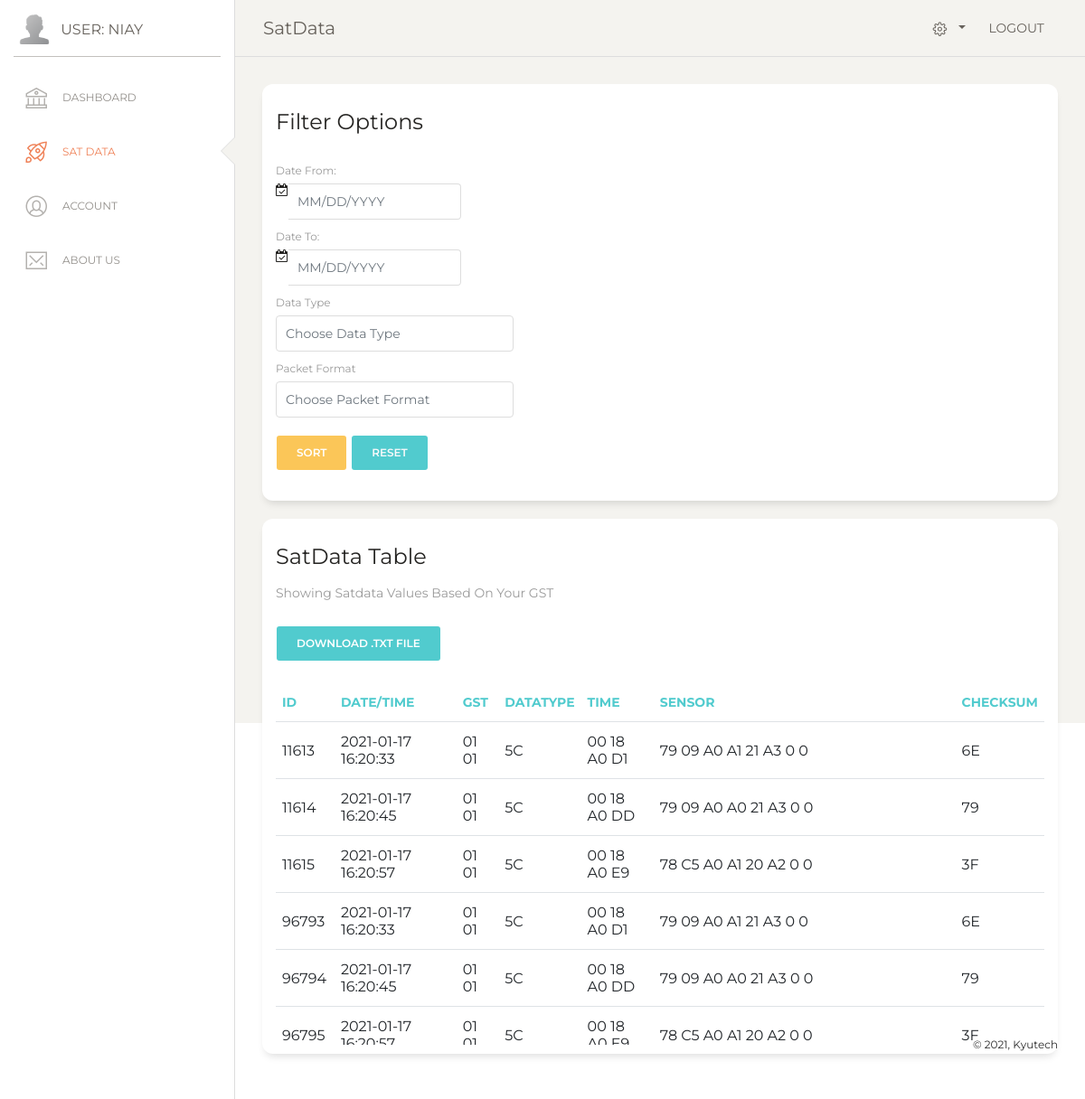
/pages/satdata.php?query=default (signed in), run on the app's committed database.
### tables this page shows
CREATE TABLE `satdata` (
  `idSatData` int(11) NOT NULL,
  `datetimeSatData` datetime NOT NULL,
  `gstidSatData` tinytext NOT NULL,
  `datatypeSatData` tinytext NOT NULL,
  `timeSatData` tinytext NOT NULL,
  `sensorSatData` tinytext NOT NULL,
  `checksumSatData` tinytext NOT NULL,
  `idSatMetaData` int(11) NOT NULL
);

### includes/classautoloader.inc.php (called while the page is built, shortened)
<?php
function myAutoLoader($className) {
    $url = $_SERVER['HTTP_HOST'].$_SERVER['REQUEST_URI'];
    if (strpos($url,'../includes') !== false) {
        $path = '.../classes/';
    } else {
        $path = '../classes/';
    }
    $extension = '.class.php';
}

### classes/dbh.class.php (called while the page is built, shortened)
<?php
 class Dbh {
     private $host = 'localhost';
     private $user = 'root';
     private $pwd = '';
     private $dbName = 'satdata';
     protected function connect() {
         $dsn = 'mysql:host='. $this->host .';dbname=' . $this->dbName;
         $pdo = new PDO($dsn,$this->user,$this->pwd);
         $pdo->setAttribute(PDO::ATTR_DEFAULT_FETCH_MODE,PDO::FETCH_ASSOC);
         return $pdo;
     }
 }

### classes/satdata.class.php (called while the page is built, shortened)
<?php
class SatData extends Dbh {
    protected function getAllBytesByGst($gst ,$argumentslist) {
        if ($argumentslist[0] == "0") {
            $sql = "SELECT * FROM satdata WHERE gstidSatData REGEXP ?";
            $stmt = $this->connect()->prepare($sql);
            $gst = '^'.$gst;
            $stmt->execute([$gst]);
        }
        $results = $stmt->fetchAll();
        return $results;
    }
}

### classes/satdataview.class.php (called while the page is built, shortened)
<?php
class SatDataView extends SatData {
    public function showAllBytesByGst($gst, $argumentslist) {
        $results = $this->getAllBytesByGst($gst, $argumentslist);
        return $results;
    }
}

### pages/satdata.php (the view, shortened to what this page needs)
<?php
  include "header.php";
      if (isset($_GET['query'])){
        $query = $_GET['query'];
      }
?>
<div class="sidebar-wrapper">
  <ul class="nav">
      <?php
            if (isset($_SESSION['userId']) && $_SESSION['userPermission'] != '2') {
              echo '<li>';
            } else {
              echo '<li class="hide">';
            }
      ?>
      <a href="./dashboard.php">
        <i class="nc-icon nc-bank"></i>
        <p>Dashboard</p>
      </a>
    </li>
    <li class="active">
      <a href="./satdata.php?query=default">
        <i class="nc-icon nc-spaceship"></i>
        <p>Sat Data</p>
      </a>
    </li>
    <li>
      <a href="./account.php">
        <i class="nc-icon nc-circle-10"></i>
        <p>Account</p>
      </a>
    </li>
    <li>
      <a href="./about.php">
        <i class="nc-icon nc-email-85"></i>
        <p>About Us</p>
      </a>
    </li>
  </ul>
</div>
</div>
<div class="main-panel" style="height: 100vh;">
  <nav class="navbar navbar-expand-lg navbar-absolute fixed-top navbar-transparent">
    <div class="container-fluid">
      <div class="navbar-wrapper">
        <a class="navbar-brand" href="javascript:;">SatData</a>
      </div>
      <div class="collapse navbar-collapse justify-content-end" id="navigation">
        <ul class="navbar-nav">
          <li class="nav-item btn-rotate dropdown">
            <a class="nav-link dropdown-toggle" href="http://example.com" id="navbarDropdownMenuLink"
              data-toggle="dropdown" aria-haspopup="true" aria-expanded="false">
              <i class="nc-icon nc-settings-gear-65"></i>
            </a>
          </li>
          <li class="nav-item">
            <a href="../includes/logout.inc.php" class="nav-link btn-rotate">
              LOGOUT
            </a>
          </li>
        </ul>
      </div>
    </div>
  </nav>
  <div class="content">
    <div class="row">
      <div class="col-md-12">
        <div class="card">
          <div class="card-header">
            <h4 class="card-title"> Filter Options</h4>
          </div>
          <div class="card-body">
            <form action="../includes/sort.inc.php" method="post">
              <div class="row">
                <div class="bootstrap-iso">
                  <div class="container-fluid">
                    <div class="row">
                      <div class="col-md-12">
                        <div class="form-group ">
                          <label class="control-label">
                            Date From:
                          </label>
                          <div class="input-group">
                            <div class="input-group-addon">
                              <i class="fa fa-calendar-check-o">
                              </i>
                            </div>
                            <input class="form-control" name="datefrom" placeholder="MM/DD/YYYY" type="text">
                          </div>
                        </div>
                      </div>
                    </div>
                  </div>
                </div>
              </div>
              <div class="row">
                <div class="bootstrap-iso">
                  <div class="container-fluid">
                    <div class="row">
                      <div class="col-md-12">
                        <div class="form-group ">
                          <label for="dateto">
                            Date To:
                          </label>
                          <div class="input-group">
                            <div class="input-group-addon">
                              <i class="fa fa-calendar-check-o">
                              </i>
                            </div>
                            <input class="form-control" name="dateto" placeholder="MM/DD/YYYY" type="text">
                          </div>
                        </div>
                      </div>
                    </div>
                  </div>
                </div>
              </div>
              <div class="row">
                <div class="col-md-4">
                  <div class="form-group">
                    <label>Data Type</label>
                    <input type="text" name="datatypefilter" class="form-control" placeholder="Choose Data Type"
                      list="datatype">
                  </div>
                </div>
              </div>
              <div class="row">
                <div class="col-md-4">
                  <div class="form-group">
                    <label>Packet Format</label>
                    <input type="text" name="packetformat" class="form-control" placeholder="Choose Packet Format"
                      list="packetformat">
                  </div>
                </div>
              </div>
              <button class="btn btn-warning" name='sort-submit' type="submit">Sort</button>
              <button type="button" class="btn btn-primary"><a class="text-light"
                  href="satdata.php?query=default">Reset</a></button>
            </form>
          </div>
        </div>
        <div class="card">
          <div class="card-header">
            <h4 class="card-title"> SatData Table</h4>
            <p class="card-category"> Showing satdata values based on your GST</p>
            <button class="btn btn-primary mx-10" onclick="showTableData()">DOWNLOAD .txt FILE</button>
          </div>
          <div class="card-body">
            <div class="table-responsive scrollable">
              <table id="example" class="table-fixed table">
                <thead class=" text-primary">
                  <tr>
                    <th>ID</th>
                    <th>Date/Time</th>
                    <th>GST</th>
                    <th>DataType</th>
                    <th>Time</th>
                    <th>Sensor</th>
                    <th>Checksum</th>
                  </tr>
                </thead>
                <tbody>
                  <?php
                              if ($_SESSION['userPermission'] == '0'){
                                  if ($query == "default"){
                                      $argumentslist[0] = "0";
                                      $showAllBytesObj = new SatDataView();
                                      $resultBytes = $showAllBytesObj -> showAllBytes($argumentslist);
                                  }
                                  else if ($query == "bydate") {
                                      $argumentslist[0] = "1";
                                      array_push($argumentslist, $newDateFrom , $newDateTo);
                                      $showAllBytesObj = new SatDataView();
                                      $resultBytes = $showAllBytesObj -> showAllBytes($argumentslist);
                                  }
                                  else if ($query == "bydatatype") {
                                      $argumentslist[0] = "2";
                                      array_push($argumentslist, $datatype);
                                      $showAllBytesObj = new SatDataView();
                                      $resultBytes = $showAllBytesObj -> showAllBytes($argumentslist);
                                  }
                                  else if ($query == "byboth") {
                                      $argumentslist[0] = "3";
                                      array_push($argumentslist, $datatype, $newDateFrom , $newDateTo);
                                      $showAllBytesObj = new SatDataView();
                                      $resultBytes = $showAllBytesObj -> showAllBytes($argumentslist);
                                  } else if ($query == "ontheday") {
                                      $argumentslist[0] = "4";
                                      array_push($argumentslist, $newDateOn);
                                      $showAllBytesObj = new SatDataView();
                                      $resultBytes = $showAllBytesObj -> showAllBytes($argumentslist);
                                  } else if ($query == "datatypeontheday") {
                                      $argumentslist[0] = "5";
                                      array_push($argumentslist, $datatype, $newDateOn);
                                      $showAllBytesObj = new SatDataView();
                                      $resultBytes = $showAllBytesObj -> showAllBytes($argumentslist);
                                  }
                              } else {
                                  if ($query == "default"){
                                      $argumentslist[0] = "0";
                                      $country = $_SESSION['userCountry'];
                                      $gst = getGst($country);
                                      $showAllBytesObj = new SatDataView();
                                      $resultBytes = $showAllBytesObj -> showAllBytesByGst($gst,$argumentslist);
                                  }
                              }
                              foreach ($resultBytes as $rowBytes){
                                  $idByte = $rowBytes['idSatData'];
                                  $gstByte = $rowBytes['gstidSatData'];
                                  $datatypeByte = $rowBytes['datatypeSatData'];
                                  $timeByte = $rowBytes['timeSatData'];
                                  $sensorByte = $rowBytes['sensorSatData'];
                                  $checksumByte = $rowBytes ['checksumSatData'];
                                  $finaldate = $rowBytes ['datetimeSatData'];
                                  echo '
                                  <tr>
                                      <td>'. $idByte .'</td>
                                      <td>'.$finaldate.'</td>
                                      <td>'. $gstByte.'</td>
                                      <td>'.$datatypeByte.'</td>
                                      <td>'.$timeByte.'</td>
                                      <td>'.$sensorByte.'</td>
                                      <td>'.$checksumByte.'</td>
                                  </tr>
                                  ';
                              }
                      ?>
                </tbody>
              </table>
            </div>
          </div>
        </div>
      </div>
    </div>
  </div>
  <?php
    include "footer.php";

### assets/css/stylesheet.css (style rules this page uses)
html { background-color: #f1f1f1; font-family: "Montserrat"; }
body { margin: 0; padding: 0; }
.scrollable { height: 400px; overflow: scroll; }

### data on the page
satdata: idSatData "11613", datetimeSatData "2021-01-17 16:20:33", gstidSatData "01 01", datatypeSatData "5C", timeSatData "00 18 A0 D1", sensorSatData "79 09 A0 A1 21 A3 0 0", checksumSatData "6E"
satdata: idSatData "11614", datetimeSatData "2021-01-17 16:20:45", gstidSatData "01 01", datatypeSatData "5C", timeSatData "00 18 A0 DD", sensorSatData "79 09 A0 A0 21 A3 0 0", checksumSatData "79"
satdata: idSatData "11615", datetimeSatData "2021-01-17 16:20:57", gstidSatData "01 01", datatypeSatData "5C", timeSatData "00 18 A0 E9", sensorSatData "78 C5 A0 A1 20 A2 0 0", checksumSatData "3F"
satdata: idSatData "96793", datetimeSatData "2021-01-17 16:20:33", gstidSatData "01 01", datatypeSatData "5C", timeSatData "00 18 A0 D1", sensorSatData "79 09 A0 A1 21 A3 0 0", checksumSatData "6E"
satdata: idSatData "96794", datetimeSatData "2021-01-17 16:20:45", gstidSatData "01 01", datatypeSatData "5C", timeSatData "00 18 A0 DD", sensorSatData "79 09 A0 A0 21 A3 0 0", checksumSatData "79"
satdata: idSatData "96795", datetimeSatData "2021-01-17…", gstidSatData "01…", datatypeSatData "5C", timeSatData "00 18…", sensorSatData "78 C5 A0 A1 20 A2 0 0", checksumSatData "3F"

### other printed values
$_SESSION['userUsername'] "NIAY"
